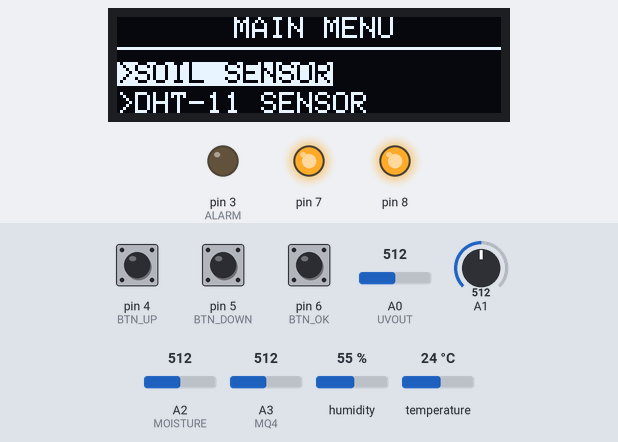
The sketch below on a simulated Arduino Uno, built with avr-gcc and run on an emulated ATmega328P. On the bench: 128×32 one-colour display, output pins drawn as LEDs (lit = HIGH). Dashed ring = blinking. The test bench sets the inputs (shaded band); at power-on: pin 5 (BTN_DOWN) HIGH, pin 6 (BTN_OK) HIGH, humidity 55 %, pin 4 (BTN_UP) HIGH, A0 (UVOUT) = 512, A1 = 512, A2 (MOISTURE) = 512, A3 (MQ4) = 512, temperature 24 °C. Pins used as bus, display or sensor lines are not drawn; what the sketch prints to the serial monitor is not drawn.

Above: at 8.4 s.
8.5 s: pin 5 (BTN_DOWN) pulled LOW for 0.15 s
At 9.7 s:
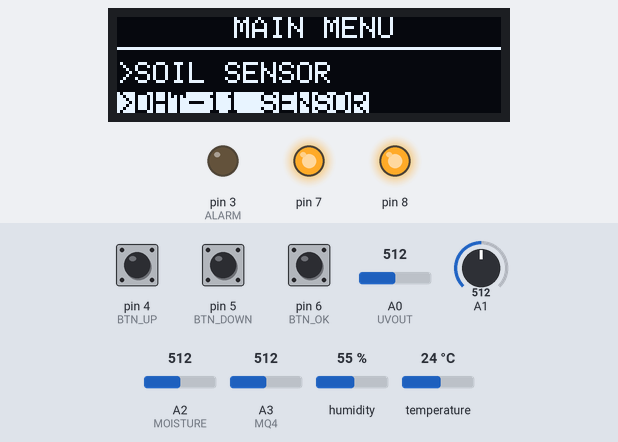
10.5 s: pin 6 (BTN_OK) pulled LOW for 3.2 s
At 14.4 s:
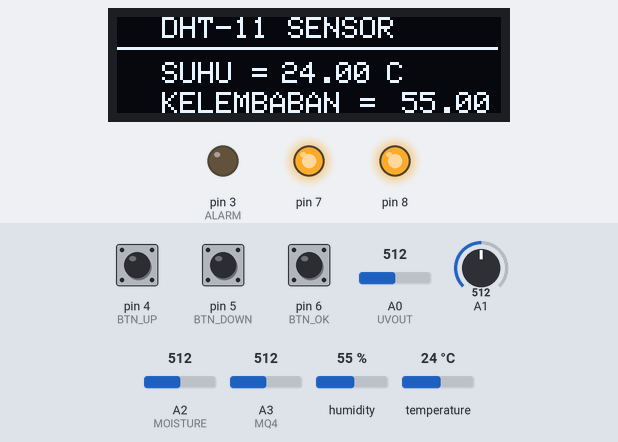
15.2 s: humidity set to 22 %
At 16.7 s:
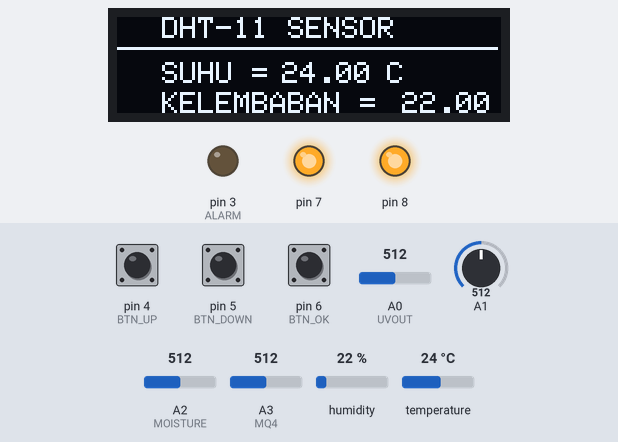
17.8 s: pin 4 (BTN_UP) pulled LOW for 1 s
At 18.34 s:
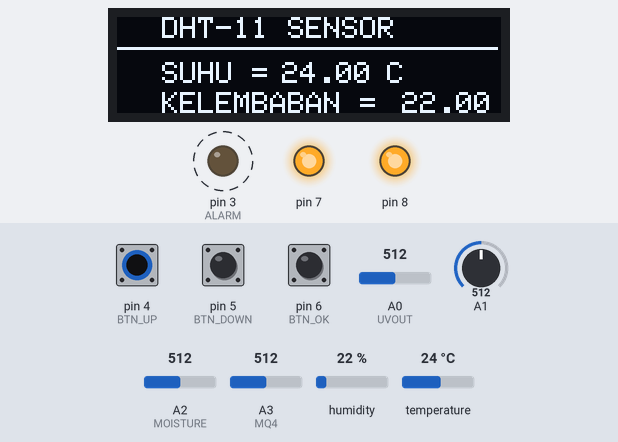
20.3 s: pin 6 (BTN_OK) pulled LOW for 1 s
At 21.41 s:
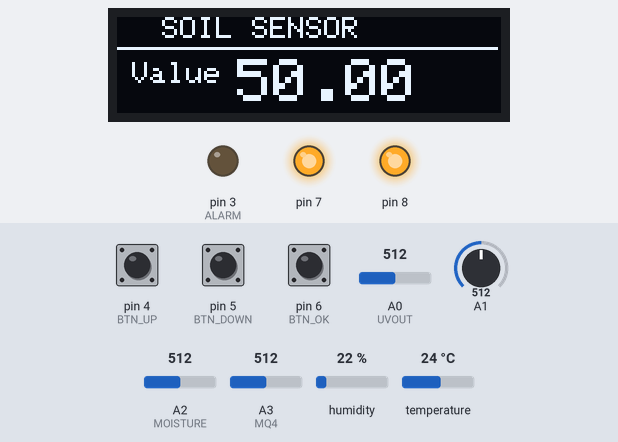
23.1 s: pin 5 (BTN_DOWN) pulled LOW for 3.2 s
At 26.5 s:
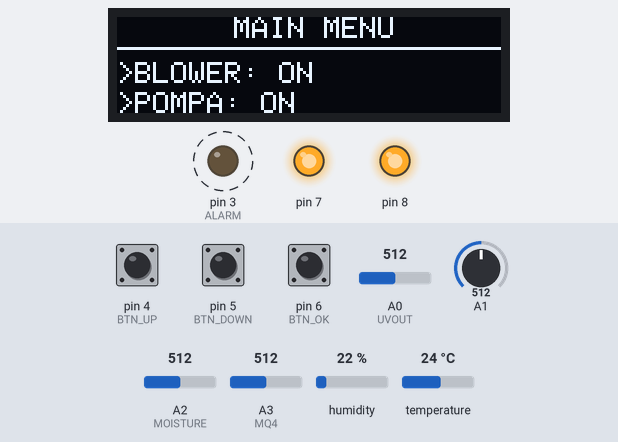
Timing chart, 0 to 28.0 s (numbered marks = the images above; inputs shaded):
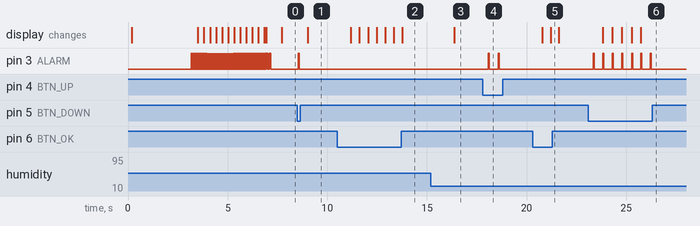

Measured:
- after the input at 8.5 s, pin 3 (ALARM): LOW → HIGH after 0.05 s, → LOW 0.05 s later; the display: changes after 0.53 s (image 1)
- after the input at 10.5 s, the display: changes after 0.68 s (image 2)
- after the input at 15.2 s, the display: changes after 1.2 s (image 3)
- after the input at 17.8 s, pin 3 (ALARM): alternates HIGH for 0.05 s and LOW for 0.45 s, 4 changes in all, then stays LOW, starting after 0.27 s
- after the input at 20.3 s, the display: first changes after 0.48 s (image 5 shows a later state)
- after the input at 23.1 s, pin 3 (ALARM): alternates HIGH for 0.05 s and LOW for 0.42 s, 14 changes in all, then stays LOW, starting after 0.25 s; the display: first changes after 0.72 s (image 6 shows a later state)

The sketch:

full_program.ino
```cpp
#include <SPI.h>
#include <Wire.h>
#include <Adafruit_SSD1306.h>
#include <Adafruit_GFX.h>
#include <TimerOne.h>
#include "DHT.h"
#include <SPI.h>
#include <MFRC522.h>

#define DHTPIN 2
#define DHTTYPE DHT11
#define SS_PIN 10
#define RST_PIN 9
#define MOISTURE A2
#define ALARM 3
#define MQ4 A3
#define SS_PIN 10
#define RST_PIN 9

int gas_sensor = A3;   //Sensor pin
float m = -0.318;     //Slope
float b = 1.133;     //Y-Intercept
float R0 = 4.0;

double percentage;
int readSens;
float uvIntensity;
float suhu, kelembaban;

MFRC522 mfrc522(SS_PIN, RST_PIN);
#define SCREEN_WIDTH 128
#define SCREEN_HEIGHT 32
#define OLED_RESET     4
#define NUMFLAKES     10
int REF_3V3 = A1;
DHT dht(DHTPIN, DHTTYPE);

Adafruit_SSD1306 display(SCREEN_WIDTH, SCREEN_HEIGHT, &Wire, OLED_RESET);
int UVOUT = A0; //Output from the sensor uv


int menuitem = 1;
int frame = 1;
int page = 1;
int lastMenuItem = 1;

String menuItem1 = "SOIL SENSOR";
String menuItem2 = "DHT-11 SENSOR";
String menuItem3 = "UV & GAS SENSOR";
String menuItem4 = "BLOWER: ON ";
String menuItem5 = "POMPA: ON";
String menuItem6 = "Reset";

boolean backlight = true;
int contrast=60;
int volume = 50;


boolean up = false;
boolean down = false;
boolean middle = false;

#define BTN_UP 4
#define BTN_DOWN 5
#define BTN_OK 6
int16_t last, value;

#define OLED_RESET 4
//Adafruit_PCD8544 display = Adafruit_PCD8544( 5, 4, 3); //Download the latest Adafruit Library in order to use this constructor

void setup() {
  SPI.begin();
  mfrc522.PCD_Init();   // Initiate MFRC522
  display.begin(SSD1306_SWITCHCAPVCC, 0x3C);
  pinMode(7,OUTPUT);
  pinMode(8,OUTPUT);
  pinMode(BTN_UP,INPUT_PULLUP);
  pinMode(BTN_DOWN,INPUT_PULLUP);
  pinMode(BTN_OK,INPUT_PULLUP);
  display.begin();
  display.clearDisplay();
  setContrast();

  POMPAOff();
  BLOWEROff();

  display.begin();
  display.clearDisplay();
  setContrast();
  Timer1.initialize(1000);
  pinMode(ALARM,OUTPUT);
  dht.begin();
  Serial.begin(9600);     // Initiate  SPI bus
  displayString(2,"POLIJE",35,10);
  delay(3000);
  LOADING();
  //readRfid();
}

void loop() {
  readMQ();
  readUV_sensor();
  readDHT_sensor();
  readMoisture();
  debug();
  drawMenu();
  readRotaryEncoder();
   if (digitalRead(BTN_OK)==LOW) {
       middle=true;
   }
   else {
    digitalWrite(ALARM,LOW);
    }

  if (up && page == 1 ) {

    up = false;
    if(menuitem==2 && frame ==2)
    {
      frame--;
    }

     if(menuitem==4 && frame ==4)
    {
      frame--;
    }
      if(menuitem==3 && frame ==3)
    {
      frame--;
    }
    lastMenuItem = menuitem;
    menuitem--;
    if (menuitem==0)
    {
      menuitem=1;
    }
  }

  if (down && page == 1) //We have turned the Rotary Encoder Clockwise
  {

    down = false;
    if(menuitem==3 && lastMenuItem == 2)
    {
      frame ++;
    }else  if(menuitem==4 && lastMenuItem == 3)
    {
      frame ++;
    }
     else  if(menuitem==5 && lastMenuItem == 4 && frame!=4)
    {
      frame ++;
    }
    lastMenuItem = menuitem;
    menuitem++;
    if (menuitem==7)
    {
      menuitem--;
    }

  }else if (down && page == 2 && menuitem==1) {
    down = false;
  }
  else if (down && page == 2 && menuitem==2) {
    down = false;
  }
   else if (down && page == 2 && menuitem==3 ) {
    down = false;
  }


  if (middle) //Middle Button is Pressed
  {
    middle = false;

    if (page == 1 && menuitem==5) // Backlight Control
    {
      if (backlight)
      {
        backlight = false;
        menuItem5 = "POMPA: OFF";
        POMPAOff();
        }
      else
      {
        backlight = true;
        menuItem5 = "POMPA: ON";
        POMPAOn();
       }
    }

  else if ( page == 2 && menuitem==4 ) {
   if (backlight)
      {
        backlight = false;
        menuItem4 = "BLOWER: OFF";
        BLOWEROff();
        }
      else
      {
        backlight = true;
        menuItem4 = "BLOWER: ON";
        BLOWEROn();
       }
  }


    if(page == 1 && menuitem ==6)// Reset
    {
      resetDefaults();
    }


    else if (page == 1 && menuitem<=4) {
      page=2;
     }
      else if (page == 2)
     {
      page=1;
     }
   }
  }

  void drawMenu()
  {


  if (page==1)
  {
    display.setTextSize(1);
    display.clearDisplay();
    display.setTextColor(WHITE,BLACK );
    display.setCursor(15, 0);
    display.println("    MAIN MENU");
    display.drawFastHLine(0,10,128,WHITE);//BLACK

    if(menuitem==1 && frame ==1)
    {
      displayMenuItem(menuItem1, 15,true);
      displayMenuItem(menuItem2, 25,false);
    }
    else if(menuitem == 2 && frame == 1)
    {
      displayMenuItem(menuItem1, 15,false);
      displayMenuItem(menuItem2, 25,true);
      displayMenuItem(menuItem3, 35,false);
    }
    else if(menuitem == 3 && frame == 1)
    {
      displayMenuItem(menuItem1, 15,false);
      displayMenuItem(menuItem2, 25,false);
      displayMenuItem(menuItem3, 35,true);
    }
     else if(menuitem == 4 && frame == 2)
    {
      displayMenuItem(menuItem2, 15,false);
      displayMenuItem(menuItem3, 25,false);
      displayMenuItem(menuItem4, 35,true);
    }

      else if(menuitem == 3 && frame == 2)
    {
      displayMenuItem(menuItem2, 15,false);
      displayMenuItem(menuItem3, 25,true);
      displayMenuItem(menuItem4, 35,false);
    }
    else if(menuitem == 2 && frame == 2)
    {
      displayMenuItem(menuItem2, 15,true);
      displayMenuItem(menuItem3, 25,false);
      displayMenuItem(menuItem4, 35,false);
    }

    else if(menuitem == 5 && frame == 3)
    {
      displayMenuItem(menuItem3, 15,false);
      displayMenuItem(menuItem4, 25,false);
      displayMenuItem(menuItem5, 35,true);
    }

    else if(menuitem == 6 && frame == 4)
    {
      displayMenuItem(menuItem4, 15,false);
      displayMenuItem(menuItem5, 25,false);
      displayMenuItem(menuItem6, 35,true);
    }

      else if(menuitem == 5 && frame == 4)
    {
      displayMenuItem(menuItem4, 15,false);
      displayMenuItem(menuItem5, 25,true);
      displayMenuItem(menuItem6, 35,false);
    }
      else if(menuitem == 4 && frame == 4)
    {
      displayMenuItem(menuItem4, 15,true);
      displayMenuItem(menuItem5, 25,false);
      displayMenuItem(menuItem6, 35,false);
    }
    else if(menuitem == 3 && frame == 3)
    {
      displayMenuItem(menuItem3, 15,true);
      displayMenuItem(menuItem4, 25,false);
      displayMenuItem(menuItem5, 35,false);
    }
        else if(menuitem == 2 && frame == 2)
    {
      displayMenuItem(menuItem2, 15,true);
      displayMenuItem(menuItem3, 25,false);
      displayMenuItem(menuItem4, 35,false);
    }
    else if(menuitem == 4 && frame == 3)
    {
      displayMenuItem(menuItem3, 15,false);
      displayMenuItem(menuItem4, 25,true);
      displayMenuItem(menuItem5, 35,false);
    }
    display.display();
  }
  else if (page==2 && menuitem == 1)
  {
   displayIntMenuPage(menuItem1,readSens);
  }

  else if (page==2 && menuitem == 2)
  {
   displayIntMenuPage2(menuItem2,suhu,kelembaban);
  }
   else if (page==2 && menuitem == 3)
  {
   displayIntMenuPage1(menuItem3,uvIntensity,percentage);
  }
  }

  void resetDefaults()
  {
    contrast = 60;
    volume = 50;
    setContrast();
    backlight = true;
    menuItem5 = "POMPA: ON";
    menuItem4 = "BLOWER: ON";
    POMPAOff();
    BLOWEROff();
  }

  void setContrast()
  {
    //display.setContrast(contrast);
    display.display();
  }

  void POMPAOn()
  {
    digitalWrite(7,LOW);
  }

    void POMPAOff()
  {
    digitalWrite(7,HIGH);
  }
  void BLOWEROn()
  {
    digitalWrite(8,LOW);
  }

    void BLOWEROff()
  {
    digitalWrite(8,HIGH);
  }


void displayIntMenuPage(String menuItem, float value)
{
    display.setTextSize(1);
    display.clearDisplay();
    display.setTextColor(WHITE,BLACK );
    display.setCursor(15, 0);
    display.println(menuItem);
    display.drawFastHLine(0,10,127,WHITE);//BLACK
    display.setCursor(5, 15);
    display.println("Value");
    display.setTextSize(2);
    display.setCursor(40, 14);
    display.println(value);
    display.setTextSize(2);
    display.display();
}
void displayIntMenuPage1(String menuItem, float valueA, float valueB)
{
    display.setTextSize(1);
    display.clearDisplay();
    display.setTextColor(WHITE,BLACK );
    display.setCursor(15, 0);
    display.println(menuItem);
    display.drawFastHLine(0,10,127,WHITE);//BLACK
    display.setCursor(15, 15);
    display.println("UV = ");
    display.setTextSize(1);
    display.setCursor(55, 15);
    display.println(valueA);
    display.setTextSize(1);
    display.setCursor(90, 15);
    display.println("mV/cm");
    display.setCursor(15, 25);
    display.println("Gas = ");
    display.setTextSize(1);
    display.setCursor(55, 25);
    display.println(valueB);
    display.setTextSize(1);
    display.setCursor(84, 25);
    display.println("PPM");
    display.setTextSize(1);
    display.display();
}
void displayIntMenuPage2(String menuItem, float valueA, float valueB)
{
    display.setTextSize(1);
    display.clearDisplay();
    display.setTextColor(WHITE,BLACK );
    display.setCursor(15, 0);
    display.println(menuItem);
    display.drawFastHLine(0,10,127,WHITE);//BLACK
    display.setCursor(15, 15);
    display.println("SUHU = ");
    display.setTextSize(1);
    display.setCursor(55, 15);
    display.println(valueA);
    display.setTextSize(1);
    display.setCursor(90, 15);
    display.println("C");
    display.setCursor(15, 25);
    display.println("KELEMBABAN = ");
    display.setTextSize(1);
    display.setCursor(95, 25);
    display.println(valueB);
    display.setTextSize(1);
    display.display();
}
void displayStringMenuPage(String menuItem, String value)
{
    display.setTextSize(1);
    display.clearDisplay();
    display.setTextColor( WHITE,BLACK);
    display.setCursor(15, 0);
    display.println(menuItem);
    display.drawFastHLine(0,10,128,WHITE);//BLACK
    display.setCursor(5, 15);
    display.println("Value");
    display.setTextSize(2);
    display.setCursor(5, 25);
    display.println(value);
    display.setTextSize(2);
    display.display();
}

void displayString(int size,String kata, int x, int y)
{
    display.setTextColor( WHITE,BLACK);
    display.setTextSize(size);
    display.clearDisplay();
    display.setCursor(x, y);
    display.println(kata);
    display.setTextSize(size);
    display.display();
}

void displayMenuItem(String item, int position, boolean selected)
{
    if(selected)
    {
      display.setTextColor(BLACK,WHITE);//, BLACK
    }else
    {
      display.setTextColor(WHITE);//BLACK,
    }
    display.setCursor(0, position);
    display.print(">"+item);
}

void readRotaryEncoder()
{
  int readUP = 0;
  int readDOWN = 0;
  if(digitalRead(BTN_UP)==LOW){
    digitalWrite(ALARM,HIGH);
    up = true;
    delay(50);
    }
  if (digitalRead(BTN_DOWN)==LOW) {
    digitalWrite(ALARM,HIGH);
    last = value/2;
    down = true;
    delay(50);
  }
  else{
  digitalWrite(ALARM,LOW);
  }
}
int averageAnalogRead(int pinToRead)
{
  byte numberOfReadings = 8;
  unsigned int runningValue = 0;

  for(int x = 0 ; x < numberOfReadings ; x++)
    runningValue += analogRead(pinToRead);
  runningValue /= numberOfReadings;

  return(runningValue);
}

float mapfloat(float x, float in_min, float in_max, float out_min, float out_max)
{
  return (x - in_min) * (out_max - out_min) / (in_max - in_min) + out_min;
}
float readUV_sensor()
{
  int uvLevel = analogRead(UVOUT);
  int refLevel = averageAnalogRead(REF_3V3);

  //Use the 3.3V power pin as a reference to get a very accurate output value from sensor
  float outputVoltage = 3.3 / refLevel * uvLevel;

  uvIntensity = mapfloat(outputVoltage, 0.99, 2.8, 0.0, 15.0); //Convert the voltage to a UV intensity level
  delay(100);
}
void readDHT_sensor() {
  kelembaban = dht.readHumidity();
  suhu = dht.readTemperature();


  if (isnan(suhu) || isnan(kelembaban)) {
    return;
  }
   delay(100);
}
void readRfid() {
while(1){
// Look for new cards

  while( ! mfrc522.PICC_IsNewCardPresent())
  {
    displayString(1,"Tap your Card",30,10);
  }
  // Select one of the cards
  while( ! mfrc522.PICC_ReadCardSerial())
  {
   displayString(1,"Tap your Card",30,10);
  }

  //Show UID on serial monitor
  String content= "";
  byte letter;
  for (byte i = 0; i < mfrc522.uid.size; i++)
  {
     content.concat(String(mfrc522.uid.uidByte[i] < 0x10 ? " 0" : " "));
     content.concat(String(mfrc522.uid.uidByte[i], HEX));
  }
  //Serial.println(content.substring(1));
  content.toUpperCase();
  if (content.substring(1).toInt() > 0) //change here the UID of the card/cards that you want to give access
  {
    displayString(1,"Authorized access",30,10);
    LOADING2();
    displayString(1,"Authorized access",20,10);
    delay(1000);
    displayString(1,"Mashfukh",25,10);
    delay(3000);
    break;
  }
  else{
     for(int i=0;i<2;i++){
    digitalWrite(ALARM,HIGH);
    delay(80);
    digitalWrite(ALARM,LOW);
    delay(80);
    }
    displayString(1,"Access denied !!",30,10);
    delay(2000);
    }
 }
}
void readMoisture(){
  int readOne = analogRead(MOISTURE);
  readSens = map(readOne,0,1023,100,0);
  delay(100);
 }
void alarm(){
  digitalWrite(ALARM,HIGH);
  delay(50);
  digitalWrite(ALARM,LOW);
  delay(50);
  }
void readMQ() {
  float sensor_volt;              //Define variable for sensor voltage
  float RS_gas;                  //Define variable for sensor resistance
  float ratio;                  //Define variable for ratio
  float sensorValue = analogRead(MQ4);    //Read analog values of sensor
  sensor_volt = sensorValue*(5.0/1023.0);       //Convert analog values to voltage
  RS_gas = ((5.0*10.0)/sensor_volt)-10.0;      //Get value of RS in a gas
  ratio = RS_gas/R0;                          // Get ratio RS_gas/RS_air
  double ppm_log = (log10(ratio)-b)/m;     //Get ppm value in linear scale according to the the ratio value
  double ppm = pow(10, ppm_log);          //Convert ppm value to log scale
  percentage = ppm/10000;
  delay(100);
}
void drawProgressbar(int x,int y, int width,int height, int progress)
{
   float bar = ((float)(width-1) / 100) * progress;
   display.drawRect(x, y, width, height, WHITE);
   display.fillRect(x+2, y+2, bar , height-4, WHITE); // initailize the graphics fillRect(int x, int y, int width, int height)
  }
void LOADING(){
  for(int i=0;i<100;i++){
    digitalWrite(ALARM,HIGH);
    delay(8);
    digitalWrite(ALARM,LOW);
    delay(8);
    display.clearDisplay();
    drawProgressbar(0,10,120,10,i);
    display.display();
    delay(8);
    }
   for(int i=0;i<2;i++){
    digitalWrite(ALARM,HIGH);
    delay(80);
    digitalWrite(ALARM,LOW);
    delay(80);
    }
  }
void LOADING2(){
  for(int i=0;i<100;i++){
    digitalWrite(ALARM,HIGH);
    delay(2);
    digitalWrite(ALARM,LOW);
    delay(2);
    display.clearDisplay();
    drawProgressbar(0,10,120,10,i);
    display.display();
    delay(2);
    }
   for(int i=0;i<2;i++){
    digitalWrite(ALARM,HIGH);
    delay(80);
    digitalWrite(ALARM,LOW);
    delay(80);
    }
  }
 void debug(){
  Serial.print(percentage);
  Serial.print(",");
  Serial.print(readSens);
  Serial.print(",");
  Serial.print(uvIntensity);
  Serial.print(",");
  Serial.print(suhu);
  Serial.print(",");
  Serial.println(kelembaban);
}
```
